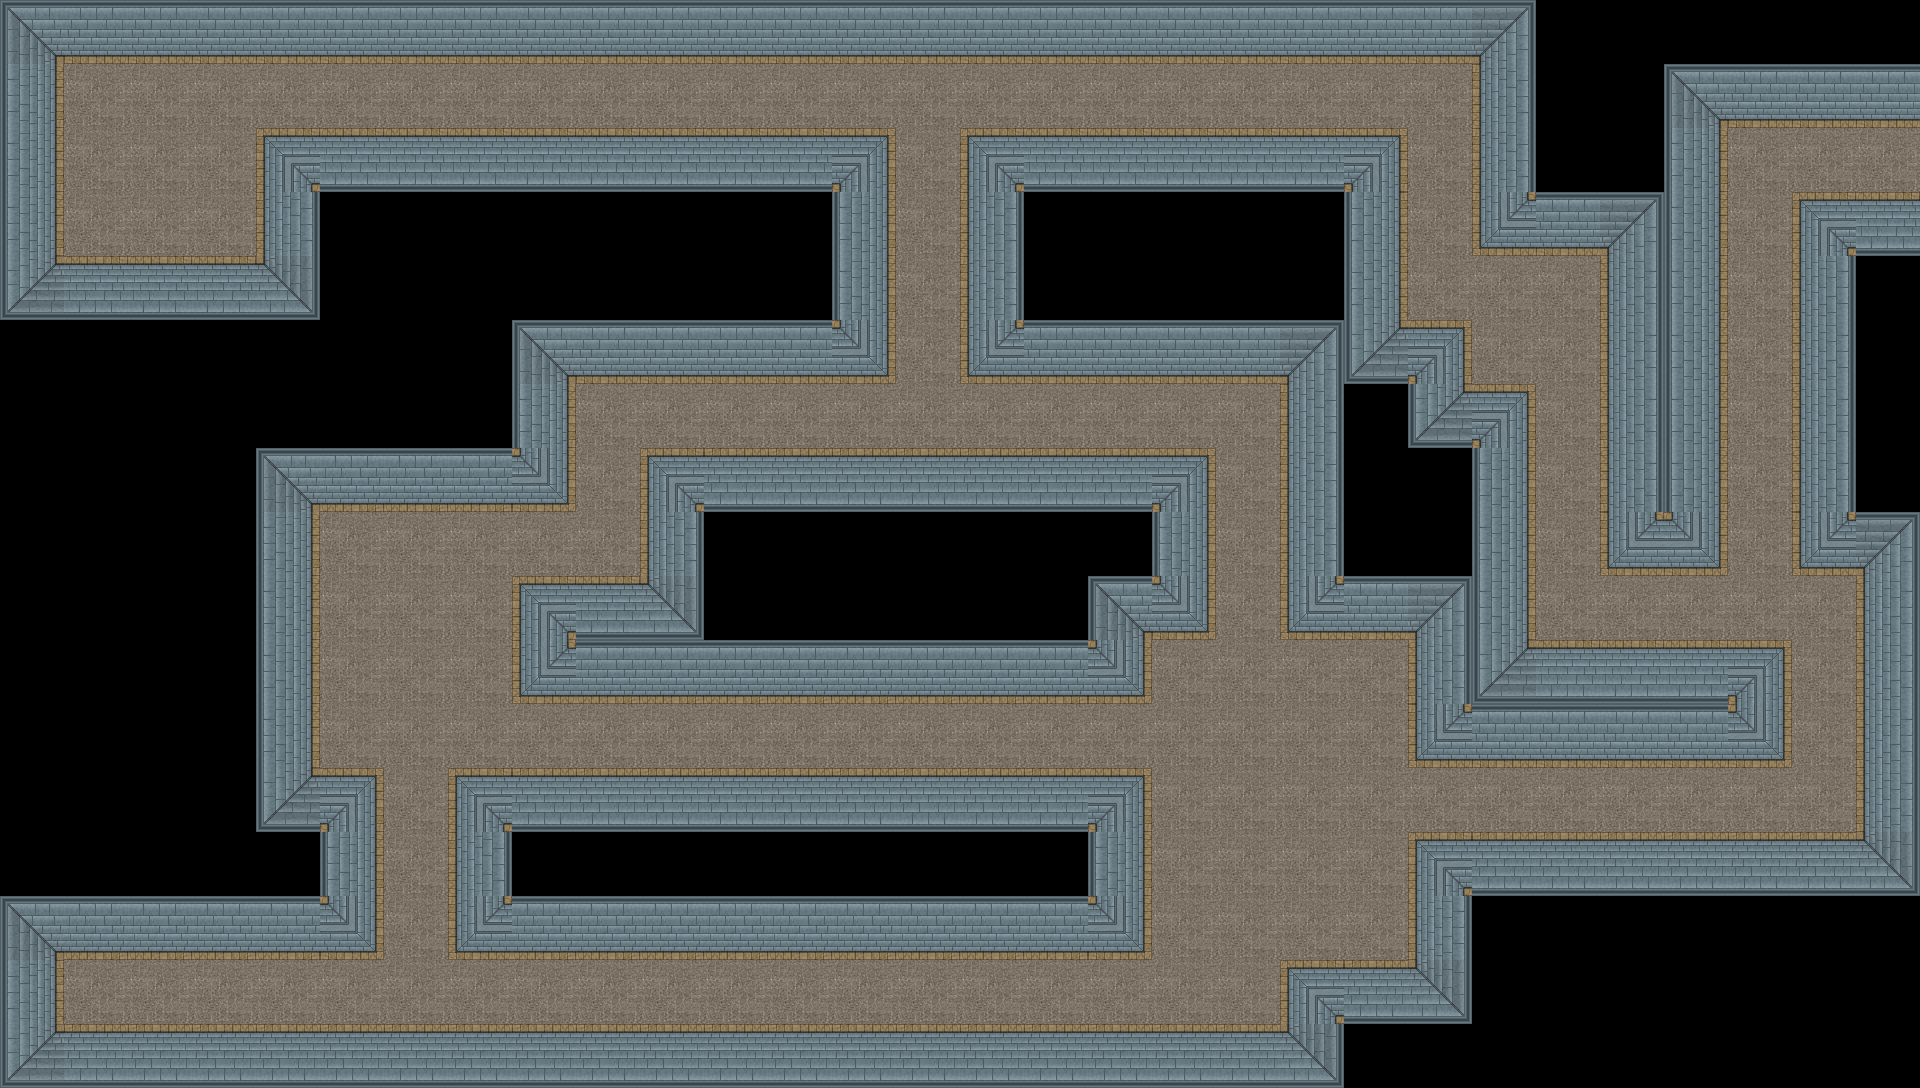

Rendered tile map (Tiled .tmx) drawn with the repository's tilesets; below, a short description and the full map source, tile grids included:
An orthogonal 30x17 tile map with 64x64 px tiles, 1 tile layer (Collision) and 24 objects.

<map version="1.8" tiledversion="1.8.4" orientation="orthogonal" renderorder="left-up" width="30" height="17" tilewidth="64" tileheight="64" infinite="0" nextlayerid="3" nextobjectid="56">
 <tileset firstgid="1" source="Test_tiles.tsx" />
 <layer id="1" name="Collision" width="30" height="17">
  <data encoding="csv">
2147483656,3,3,3,3,3,3,3,3,3,3,3,3,3,3,3,3,3,3,3,3,3,3,3758096392,0,0,0,0,0,0,
1610612739,30,30,30,30,30,30,30,30,30,30,30,30,30,30,30,30,30,30,30,30,30,30,2684354563,0,0,2147483656,3,3,3,
1610612739,30,30,30,11,3221225475,3221225475,3221225475,3221225475,3221225475,3221225475,3221225475,3221225475,2684354571,30,11,3221225475,3221225475,3221225475,3221225475,3221225475,2684354571,30,2684354563,0,0,1610612739,30,30,30,
1610612739,30,30,30,2684354563,0,0,0,0,0,0,0,0,1610612739,30,2684354563,0,0,0,0,0,536870915,30,1610612747,3,3758096392,1610612739,30,11,3221225475,
536870920,3221225475,3221225475,3221225475,1073741832,0,0,0,0,0,0,0,0,1610612739,30,2684354563,0,0,0,0,0,536870915,30,30,30,3758096387,1610612739,30,3758096387,0,
0,0,0,0,0,0,0,0,2147483656,3,3,3,3,3221225483,30,1610612747,3,3,3,3,3758096392,536870920,2684354571,30,30,3758096387,1610612739,30,3758096387,0,
0,0,0,0,0,0,0,0,1610612739,30,30,30,30,30,30,30,30,30,30,30,2684354563,0,536870920,2684354571,30,3758096387,1610612739,30,3758096387,0,
0,0,0,0,2147483656,2147483651,2147483651,2147483651,3221225483,30,11,1073741827,1073741827,1073741827,1073741827,1073741827,1073741827,1073741827,2684354571,30,2684354563,0,0,1610612739,30,3758096387,1610612739,30,3758096387,0,
0,0,0,0,1610612739,30,30,30,30,30,2684354563,0,0,0,0,0,0,0,1610612739,30,2684354563,0,0,1610612739,30,1610612747,3221225483,30,1610612747,3758096392,
0,0,0,0,1610612739,30,30,30,11,3221225475,1073741832,0,0,0,0,0,0,2147483656,3221225483,30,1610612747,3,3758096392,1610612739,30,30,30,30,30,3758096387,
0,0,0,0,1610612739,30,30,30,1610612747,2147483651,2147483651,2147483651,2147483651,2147483651,2147483651,2147483651,2147483651,3221225483,30,30,30,30,3758096387,536870920,3221225475,3221225475,3221225475,2684354571,30,3758096387,
0,0,0,0,1610612739,30,30,30,30,30,30,30,30,30,30,30,30,30,30,30,30,30,1610612747,3,3,3,3,3221225483,30,3758096387,
0,0,0,0,536870920,2684354571,30,11,1073741827,1073741827,1073741827,1073741827,1073741827,1073741827,1073741827,1073741827,1073741827,2684354571,30,30,30,30,30,30,30,30,30,30,30,3758096387,
0,0,0,0,0,1610612739,30,2684354563,0,0,0,0,0,0,0,0,0,1610612739,30,30,30,30,11,1073741827,1073741827,1073741827,1073741827,1073741827,1073741827,1073741832,
2147483656,2147483651,2147483651,2147483651,2147483651,3221225483,30,1610612747,2147483651,2147483651,2147483651,2147483651,2147483651,2147483651,2147483651,2147483651,2147483651,3221225483,30,30,30,30,3758096387,0,0,0,0,0,0,0,
536870915,30,30,30,30,30,30,30,30,30,30,30,30,30,30,30,30,30,30,30,11,1073741827,1073741832,0,0,0,0,0,0,0,
536870920,1073741827,1073741827,1073741827,1073741827,1073741827,1073741827,1073741827,1073741827,1073741827,1073741827,1073741827,1073741827,1073741827,1073741827,1073741827,1073741827,1073741827,1073741827,1073741827,1073741832,0,0,0,0,0,0,0,0,0
</data>
 </layer>
 <objectgroup id="2" name="objects">
  <object id="6" x="0" y="0" width="1536" height="64" />
  <object id="7" x="0" y="64" width="64" height="256" />
  <object id="16" x="320" y="768" width="64" height="192" />
  <object id="18" x="0" y="960" width="64" height="128" />
  <object id="19" x="64" y="1024" width="1280" />
  <object id="27" x="1408" y="640" width="384" height="128" />
  <object id="37" x="1280" y="384" width="256" height="256" />
  <object id="38" x="1408" y="320" width="64" height="64" />
  <object id="39" x="1792" y="192" width="128" height="384" />
  <object id="40" x="1856" y="576" width="64" height="256" />
  <object id="41" x="1472" y="64" width="256" height="192" />
  <object id="42" x="1600" y="256" width="128" height="320" />
  <object id="43" x="1728" y="64" width="192" height="64" />
  <object id="44" x="64" y="1024" width="1280" height="64" />
  <object id="45" x="448" y="768" width="704" height="192" />
  <object id="46" x="640" y="448" width="576" height="192" />
  <object id="47" x="640" y="640" width="512" height="64" />
  <object id="48" x="512" y="576" width="128" height="128" />
  <object id="49" x="256" y="128" width="640" height="256" />
  <object id="51" x="256" y="384" width="320" height="128" />
  <object id="52" x="0" y="256" width="320" height="704" />
  <object id="53" x="960" y="128" width="448" height="256" />
  <object id="54" x="1280" y="960" width="128" height="64" />
  <object id="55" x="1408" y="832" width="512" height="192" />
 </objectgroup>
</map>
